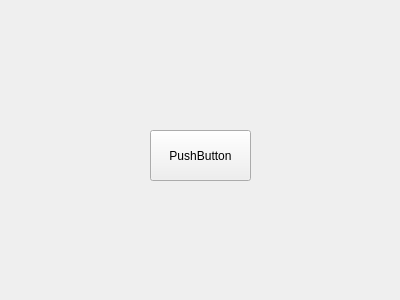
<?xml version="1.0" encoding="UTF-8"?>
<ui version="4.0">
 <class>Form</class>
 <widget class="QWidget" name="Form">
  <property name="geometry">
   <rect>
    <x>0</x>
    <y>0</y>
    <width>400</width>
    <height>300</height>
   </rect>
  </property>
  <property name="windowTitle">
   <string>Form</string>
  </property>
  <widget class="QPushButton" name="pushButton">
   <property name="geometry">
    <rect>
     <x>150</x>
     <y>130</y>
     <width>101</width>
     <height>51</height>
    </rect>
   </property>
   <property name="text">
    <string>PushButton</string>
   </property>
  </widget>
 </widget>
 <resources/>
 <connections/>
</ui>
